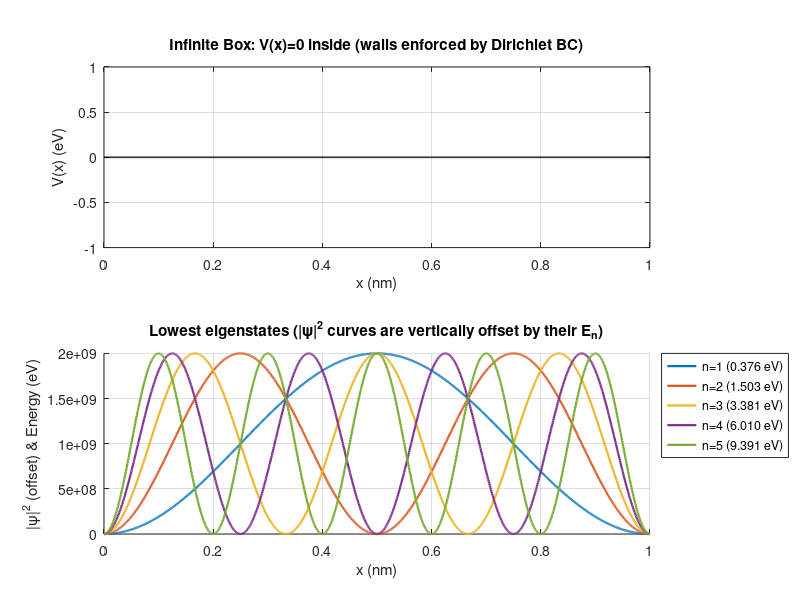

The MATLAB source for this figure:
% Particle in a 1D Infinite Potential Well
% ---------------------------------------
% This script numerically solves the time-independent Schrödinger equation
% for a particle confined in a 1D infinite potential well using a finite-
% difference method. Energy eigenvalues and eigenstates are computed and
% compared to analytic solutions.

%Set Up
L = 1e-9;
N = 1000;
n_show = 5;

% Constants
hbar = 1.054e-34; % joules
m    = 9.109e-31; % kilograms

% Spatial Grid
% Discretize the domain [0, L] into N evenly spaced points
 x = linspace(0,L,N).';
dx = x(2) - x(1);

% Second Derivative Operator
% Construct finite-difference approximation of d^2/dx^2
% using a tridiagonal matrix
main = -2 * ones(N,1);
off  = 1 * ones (N-1,1);
D2   = (diag(main)+diag(off, +1) + diag(off, -1)) /dx^2;

%Apply infinite well boundary conditions
% Enforce psi(0) = psi(L) = 0 by solving only on interior points
D2i = D2 (2:end-1, 2:end-1);
xi  = x(2:end-1);

% H = -(hbar^2 / 2m) * d^2/dx^2 for V(x) = 0 inside the well
H = -(hbar^2)/(2*m) * D2i;

% Solve H psi = E psi
[vecs, vals] = eig(full(H));
[E_all, idx] = sort(diag(vals), 'ascend');
psi_i        = vecs(:, idx);


E = E_all(1:n_show);
psi = psi_i(:, 1:n_show);

% Normalization
% Ensure integral |psi|^2 dx = 1
psi_full = zeros(N, n_show);
for k = 1:n_show
    normk = sqrt(trapz(xi, abs(psi(:,k)).^2));
    phik  = psi(:,k) / normk;
    psi_full(2:end-1, k) = phik;
end
eV  = 1.602176634e-19;
E_eV = E / eV;


n_vec = (1:n_show).';
E_analytic = (n_vec.^2) * (pi^2 * hbar^2 / (2*m*L^2));
E_analytic_eV = E_analytic / eV;


fprintf('n     Numeric E (eV)    Analytic E (eV)   Rel. error\n');
for k = 1:n_show
    relerr = abs(E_eV(k) - E_analytic_eV(k)) / E_analytic_eV(k);
    fprintf('%-2d    %10.6f        %10.6f       %8.3g\n', ...
        k, E_eV(k), E_analytic_eV(k), relerr);
end
figure('Color','w');
subplot(2,1,1);
plot(x*1e9, zeros(size(x)), 'k', 'LineWidth', 1.2);
grid on; xlabel('x (nm)'); ylabel('V(x) (eV)');
title('Infinite Box: V(x)=0 inside (walls enforced by Dirichlet BC)');

subplot(2,1,2); hold on; grid on;
colors = lines(n_show);
for k = 1:n_show
    plot(x*1e9, abs(psi_full(:,k)).^2 + E_eV(k), 'LineWidth', 1.6, ...
         'Color', colors(k,:));
end
xlabel('x (nm)'); ylabel('|{\psi}|^2 (offset) & Energy (eV)');
title('Lowest eigenstates (|{\psi}|^2 curves are vertically offset by their E_n)');
legend(arrayfun(@(k) sprintf('n=%d (%.3f eV)', k, E_eV(k)), 1:n_show, 'uni', 0), ...
       'Location','bestoutside');

